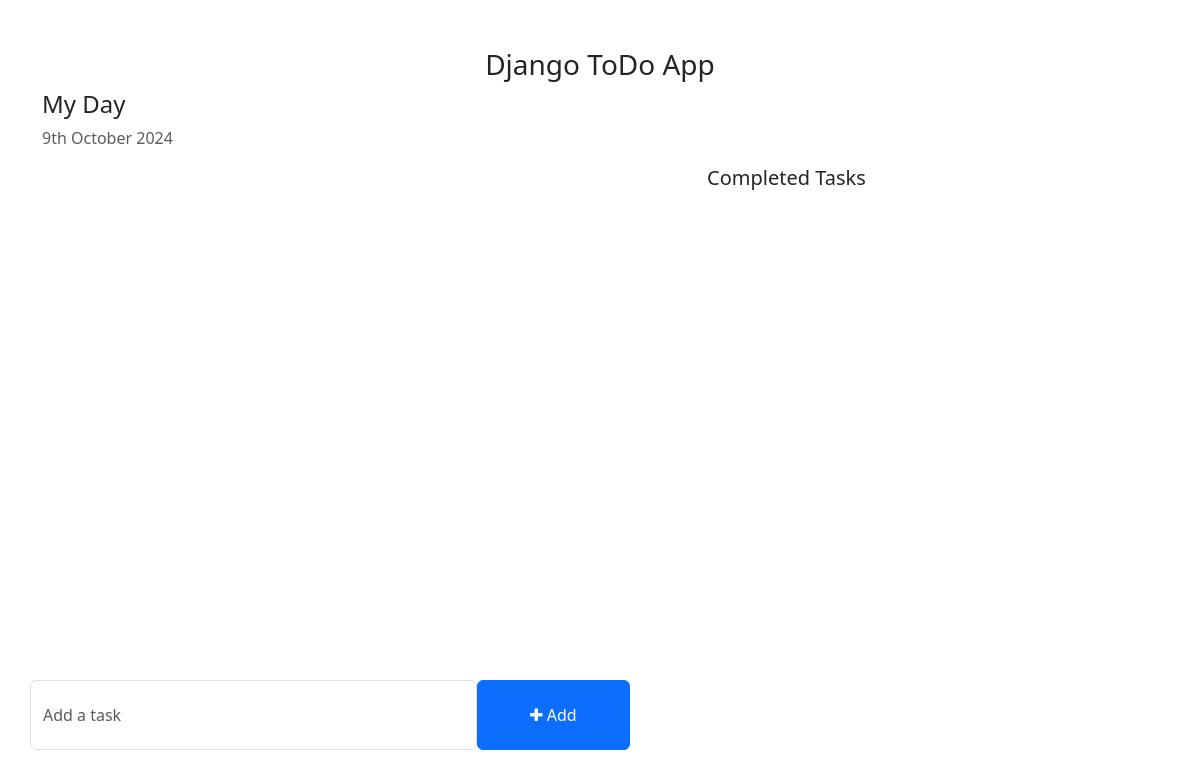
The app's page /, older data.
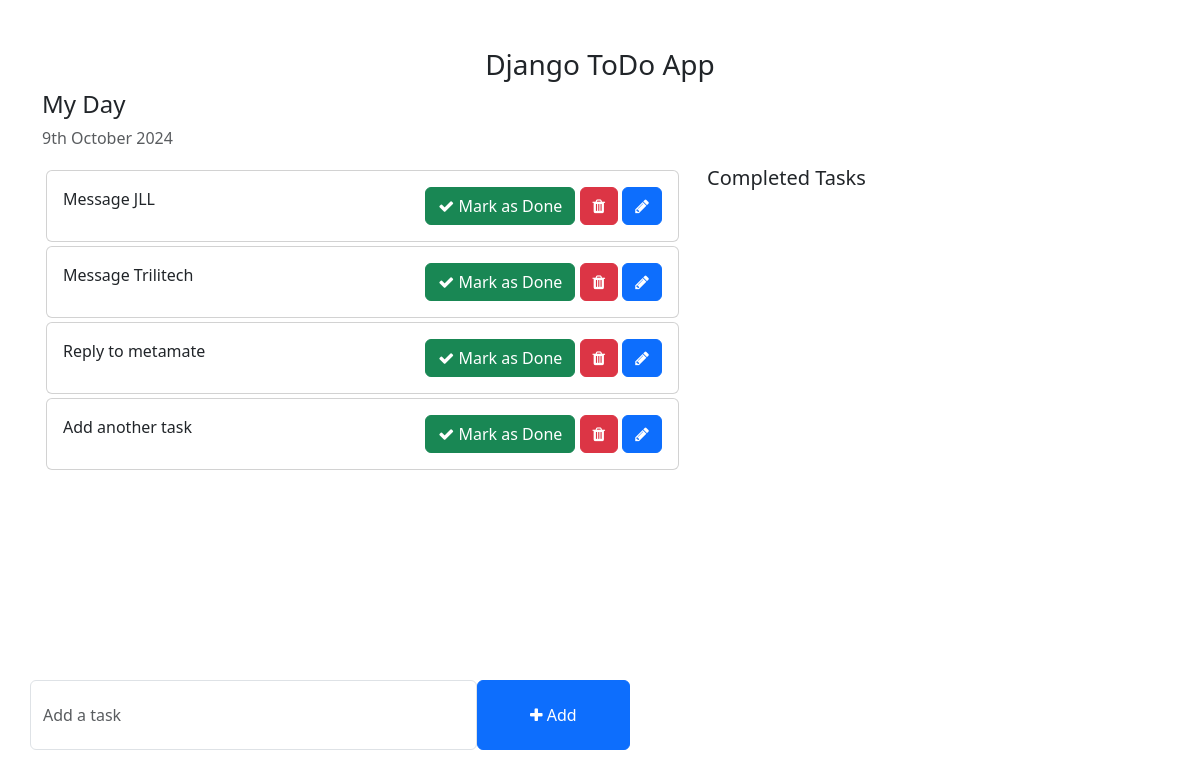
The same page, newer data.
### todo/models.py (models this page shows, shortened)
class Task(models.Model):
    task = models.CharField(max_length=500)
    is_completed = models.BooleanField(default=False)
    created_at = models.DateTimeField(auto_now_add=True)
    updated_at = models.DateTimeField(auto_now=True)

### todo_main/views.py (the view)
# urls.py: 2. Add a URL to urlpatterns:  path('', views.home, name='home')
def home(request):
    tasks = Task.objects.filter(is_completed=False).order_by('updated_at')
    completed_tasks = Task.objects.filter(is_completed=True)
    context = {
        'tasks': tasks,
        'completed_tasks': completed_tasks,
    }
    return render(request, 'home.html', context)

### templates/home.html (shortened to what this page needs)
<!DOCTYPE html>
<html lang="en">
<head>
    <link href="https://cdn.jsdelivr.net/npm/bootstrap@5.3.0-alpha1/dist/css/bootstrap.min.css" rel="stylesheet">
    <link rel="stylesheet" href="https://cdnjs.cloudflare.com/ajax/libs/font-awesome/4.7.0/css/font-awesome.min.css">
</head>
<body>
    <div class="container">
        <h3 class="pt-5 text-center">Django ToDo App</h3>
        <div class="row">
            <h4>My Day</h4>
            <p class="text-muted">{% now "jS F Y" %}</p>
            <div class="col-md-7 col-lg-7" style="height: 450px; overflow: scroll;">
                {% for task in tasks %}
                <div class="card m-1">
                    <div class="card-body">
                        {{task.task}}
                        <span style="position: relative; float: right;">
                            <a href="{%url 'mark_as_done' task.pk %}" class="btn btn-success"><i class="fa fa-check"></i> Mark as Done</a>
                            <a href="{% url 'delete_task' task.pk %}" class="btn btn-danger"><i class="fa fa-trash"></i></a>
                            <a href="{% url 'edit_task' task.id %}"class="btn btn-primary"><i class="fa fa-pencil"></i></a>
                        </span>
                    </div>
                </div>
                {% endfor %}
            </div>
            <div class="col-md-5 col-lg-5">
                <h5>Completed Tasks</h5>
            </div>
        </div>
        <div class="row">
            <div class="col-md-6 col-lg-6 p-0" style="position: absolute; bottom: 50px;">
                <form action="{% url 'addTask' %}" method="POST">
                    <div class="form-group">
                        <span style="display: flex;">
                            <input type="text" name = "task" class="form-control" placeholder="Add a task">
                            <button type="sumbit" class="btn btn-primary" style="width: 200px;"><i class="fa fa-plus"></i> Add</button>
                        </span>
                    </div>
                </form>
            </div>
        </div>
    </div>
</body>
</html>

Row changes from the older to the newer data that the page shows:
added Task: task "Message JLL"
added Task: task "Message Trilitech"
added Task: task "Reply to metamate"
added Task: task "Add another task"
